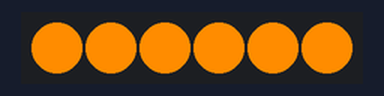
A sketch run on a simulated Arduino Uno, built with avr-gcc and run on an emulated ATmega328P. On the bench: 6 RGB LEDs in strip order, left to right.

Above: at 0.1 s.
At 2.1 s:
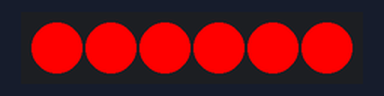
At 8.1 s:
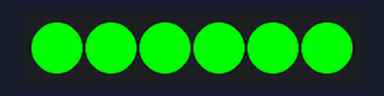
Timing chart, 0 to 9.6 s (numbered marks = the images above):
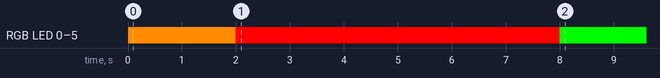

The sketch:

code.ino
```cpp
#include <Adafruit_NeoPixel.h>

#define PIN 2           //pin on which the LED-Data line is connected
#define NUMLEDS 6     //How many LEDs are attached

Adafruit_NeoPixel leds(NUMLEDS, PIN, NEO_GRB + NEO_KHZ800);

bool first = true;

void setup() {
    leds.begin(); // INITIALIZE
}

void loop() {
    if (first == true) {
        for(int i=0; i<NUMLEDS; i++) {
            leds.setPixelColor(i, leds.Color(255,140,0));
        }
        leds.show();
        delay(2000);
        for(int i=0; i<NUMLEDS; i++) {
            leds.setPixelColor(i, leds.Color(255, 0, 0));
        }
        leds.show();
        delay(6000);
        for(int i=0; i<NUMLEDS; i++) {
            leds.setPixelColor(i, leds.Color(0, 255, 0));
        }
        leds.show();
    }
    first = false;
}
```

Measured:
- by itself, RGB LED 0–5: off → RGB(255, 140, 0) at 0.00 s, → RGB(255, 0, 0) 2.0 s later, → RGB(0, 255, 0) 6.0 s later
- what the display in image 1 shows lasts 6.0 s, from 2.0 s to 8.0 s
